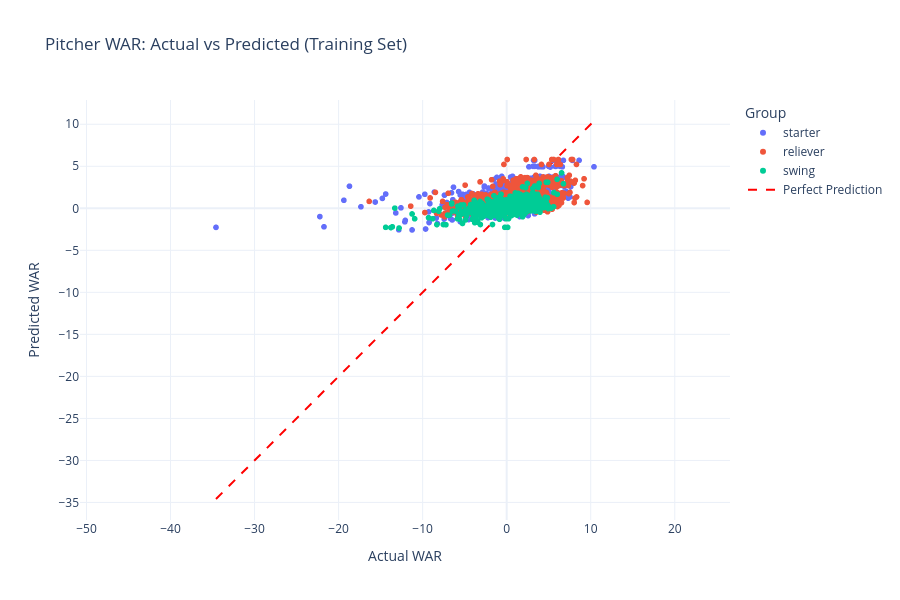

Source (notebook cell):
### Code cell
# Cell 10: Actual vs Predicted Plot

# Add role for coloring
pitcher_processed['Role'] = pd.Series(roles, index=pitcher_processed.index)

fig_scatter = create_actual_vs_predicted(
    y_true=y_train,
    y_pred=y_pred_train,
    color_by=pitcher_processed['Role'].values
)

fig_scatter.update_layout(title="Pitcher WAR: Actual vs Predicted (Training Set)")
fig_scatter.show()

### Figure 1 — Plotly figure (JSON) as saved in the notebook; plotly's stock layout.template omitted (floating-point values rounded to 4 significant figures; data arrays with more than 128 entries replaced by an {"elided": "..."} marker saying what was removed)
{"data": [{"hovertemplate": "Group=starter<br>Actual WAR=%{x}<br>Predicted WAR=%{y}<extra></extra>", "legendgroup": "starter", "marker": {"color": "#636efa", "symbol": "circle"}, "mode": "markers", "name": "starter", "showlegend": true, "type": "scattergl", "x": {"elided": "1892 float values"}, "xaxis": "x", "y": {"elided": "1892 float values"}, "yaxis": "y"}, {"hovertemplate": "Group=reliever<br>Actual WAR=%{x}<br>Predicted WAR=%{y}<extra></extra>", "legendgroup": "reliever", "marker": {"color": "#EF553B", "symbol": "circle"}, "mode": "markers", "name": "reliever", "showlegend": true, "type": "scattergl", "x": {"elided": "2895 float values"}, "xaxis": "x", "y": {"elided": "2895 float values"}, "yaxis": "y"}, {"hovertemplate": "Group=swing<br>Actual WAR=%{x}<br>Predicted WAR=%{y}<extra></extra>", "legendgroup": "swing", "marker": {"color": "#00cc96", "symbol": "circle"}, "mode": "markers", "name": "swing", "showlegend": true, "type": "scattergl", "x": {"elided": "865 float values"}, "xaxis": "x", "y": {"elided": "865 float values"}, "yaxis": "y"}, {"line": {"color": "red", "dash": "dash"}, "mode": "lines", "name": "Perfect Prediction", "showlegend": true, "type": "scatter", "x": [-34.59, 10.39], "y": [-34.59, 10.39]}], "layout": {"height": 600, "hovermode": "closest", "legend": {"title": {"text": "Group"}, "tracegroupgap": 0}, "title": {"text": "Pitcher WAR: Actual vs Predicted (Training Set)"}, "xaxis": {"anchor": "y", "domain": [0, 1], "scaleanchor": "y", "scaleratio": 1, "title": {"text": "Actual WAR"}}, "yaxis": {"anchor": "x", "domain": [0, 1], "title": {"text": "Predicted WAR"}}}}
